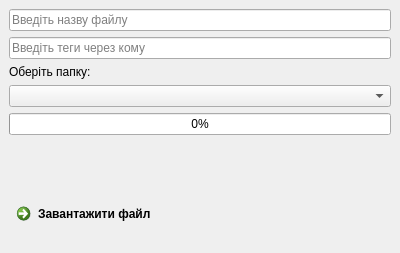
<?xml version="1.0" encoding="UTF-8"?>
<ui version="4.0">
 <class>MainWindow</class>
 <widget class="QMainWindow" name="MainWindow">
  <property name="geometry">
   <rect>
    <x>0</x>
    <y>0</y>
    <width>400</width>
    <height>253</height>
   </rect>
  </property>
  <property name="windowTitle">
   <string>Завантажити файл</string>
  </property>
  <property name="windowIcon">
   <iconset resource="logo.qrc">
    <normaloff>:/:/newPrefix/logo1.png/logo.png</normaloff>:/:/newPrefix/logo1.png/logo.png</iconset>
  </property>
  <widget class="QWidget" name="centralwidget">
   <layout class="QVBoxLayout" name="verticalLayout">
    <item>
     <widget class="QLineEdit" name="filename_edit">
      <property name="placeholderText">
       <string>Введіть назву файлу</string>
      </property>
     </widget>
    </item>
    <item>
     <widget class="QLineEdit" name="tagsEdit">
      <property name="placeholderText">
       <string>Введіть теги через кому</string>
      </property>
     </widget>
    </item>
    <item>
     <widget class="QLabel" name="label">
      <property name="text">
       <string>Оберіть папку:</string>
      </property>
     </widget>
    </item>
    <item>
     <widget class="QComboBox" name="folders_list"/>
    </item>
    <item>
     <widget class="QProgressBar" name="progressBar">
      <property name="enabled">
       <bool>true</bool>
      </property>
      <property name="value">
       <number>0</number>
      </property>
     </widget>
    </item>
    <item>
     <widget class="QLabel" name="alertLabel">
      <property name="text">
       <string/>
      </property>
      <property name="alignment">
       <set>Qt::AlignCenter</set>
      </property>
     </widget>
    </item>
    <item>
     <spacer name="verticalSpacer">
      <property name="orientation">
       <enum>Qt::Vertical</enum>
      </property>
      <property name="sizeHint" stdset="0">
       <size>
        <width>20</width>
        <height>40</height>
       </size>
      </property>
     </spacer>
    </item>
    <item>
     <widget class="QCommandLinkButton" name="upload_file">
      <property name="text">
       <string>Завантажити файл</string>
      </property>
      <property name="icon">
       <iconset resource="logo.qrc">
        <normaloff>:/:/newPrefix/logo1.png/plus.png</normaloff>:/:/newPrefix/logo1.png/plus.png</iconset>
      </property>
      <property name="iconSize">
       <size>
        <width>40</width>
        <height>40</height>
       </size>
      </property>
     </widget>
    </item>
    <item>
     <spacer name="verticalSpacer_2">
      <property name="orientation">
       <enum>Qt::Vertical</enum>
      </property>
      <property name="sizeHint" stdset="0">
       <size>
        <width>20</width>
        <height>16</height>
       </size>
      </property>
     </spacer>
    </item>
   </layout>
  </widget>
  <widget class="QMenuBar" name="menubar">
   <property name="geometry">
    <rect>
     <x>0</x>
     <y>0</y>
     <width>400</width>
     <height>21</height>
    </rect>
   </property>
  </widget>
 </widget>
 <resources>
  <include location="logo.qrc"/>
 </resources>
 <connections/>
</ui>
